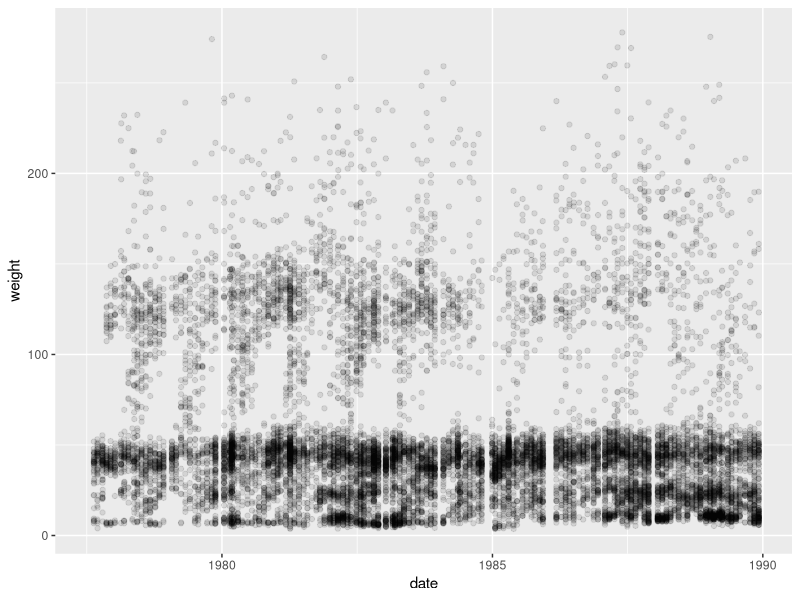
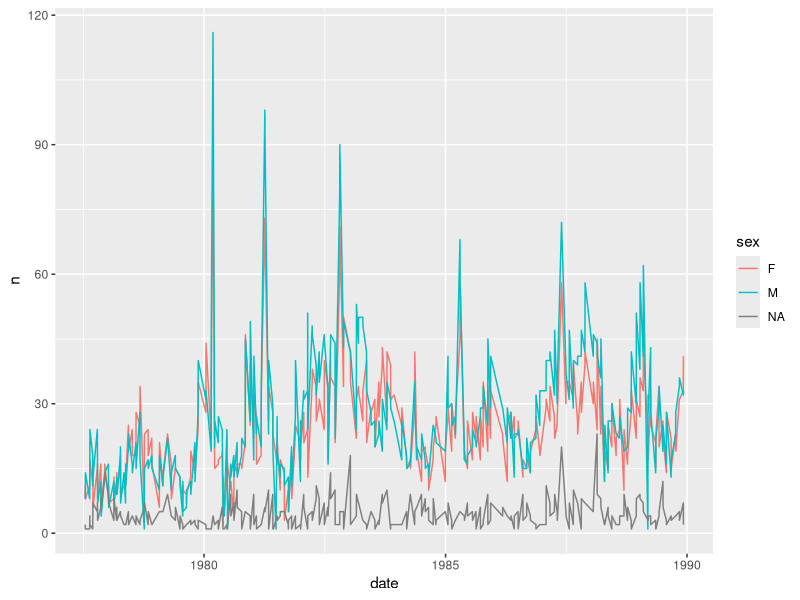

The R source for these figures, in order:
## ---- chunk 1
library(tidyverse)
## ---- chunk 2
surveys <- read_csv("data/surveys_complete_77_89.csv")
## ---- chunk 3
class(surveys)
## ---- chunk 4
select(surveys, plot_id, species_id, hindfoot_length)
## ---- chunk 5
select(surveys, -record_id, -year)
## ---- chunk 6
select(surveys, c(3:5, 10))
## ---- chunk 7
select(surveys, where(is.numeric))
## ---- chunk 8
select(surveys, where(anyNA))
## ---- chunk 9
filter(surveys, year == 1985)
## ---- chunk 10
filter(surveys, species_id %in% c("RM", "DO"))
## ---- chunk 11
filter(surveys, year <= 1988 & !is.na(hindfoot_length))
## ---- chunk 12
surveys_filtered <- filter(surveys, year >= 1980 & year <= 1985)
## ---- chunk 13
surveys_selected <- select(surveys, year, month, species_id, plot_id)
## ---- chunk 14
filter(select(surveys, -day), month >= 7)
## ---- chunk 15
surveys_noday <- select(surveys, -day)
filter(surveys_noday, month >= 7)
## ---- chunk 16
surveys %>% 
  select(-day) %>% 
  filter(month >= 7)
## ---- chunk 17
surveys_sub <- surveys %>% 
  select(-day) %>% 
  filter(month >= 7)
## ---- chunk 18
surveys_1988 <- surveys %>%
  filter(year == 1988) %>%
  select(record_id, month, species_id)
## ---- chunk 19
surveys %>% 
  mutate(weight_kg = weight / 1000)
## ---- chunk 20
surveys %>% 
  mutate(weight_kg = weight / 1000,
         weight_lbs = weight_kg * 2.2)
## ---- chunk 21
surveys %>% 
  mutate(date = paste(year, month, day, sep = "-"))
## ---- chunk 22
surveys %>% 
  mutate(date = paste(year, month, day, sep = "-")) %>% 
  relocate(date, .after = year)
## ---- chunk 23
library(lubridate)

surveys %>% 
  mutate(date = paste(year, month, day, sep = "-"),
         date = ymd(date)) %>% 
  relocate(date, .after = year)

surveys %>% 
  mutate(date = paste(year, month, day, sep = "-"),
         date = as.Date(date)) %>% 
  relocate(date, .after = year)
## ---- chunk 24
# using nested functions
surveys %>% 
  mutate(date = ymd(paste(year, month, day, sep = "-"))) %>% 
  relocate(date, .after = year)

# using a pipe *inside* mutate()
surveys %>% 
  mutate(date = paste(year, month, day, 
                      sep = "-") %>% ymd()) %>% 
  relocate(date, .after = year)
## ---- chunk 25
surveys %>% 
  mutate(date = ymd(paste(year, month, day, sep = "-"))) %>% 
  ggplot(aes(x = date, y = weight)) +
  geom_jitter(alpha = 0.1)
## ---- chunk 26
surveys %>% 
  group_by(sex) %>% 
  summarize(mean_weight = mean(weight, na.rm = T))
## ---- chunk 27
surveys %>% 
  group_by(sex) %>% 
  summarize(mean_weight = mean(weight, na.rm = T),
            n = n())
## ---- chunk 28
surveys %>% 
  group_by(species_id, sex) %>% 
  summarize(mean_weight = mean(weight, na.rm = T),
            n = n())
## ---- chunk 29
surveys %>% 
  filter(!is.na(weight)) %>% 
  group_by(species_id, sex) %>% 
  summarize(mean_weight = mean(weight),
            n = n())
## ---- chunk 30
surveys %>% 
  filter(!is.na(weight)) %>% 
  group_by(species_id, sex) %>% 
  summarize(mean_weight = mean(weight),
            n = n()) %>% 
  arrange(mean_weight)
## ---- chunk 31
surveys %>% 
  filter(!is.na(weight)) %>% 
  group_by(species_id, sex) %>% 
  summarize(mean_weight = mean(weight),
            n = n()) %>% 
  arrange(desc(mean_weight))
## ---- chunk 32
surveys %>% 
  group_by(species_id, sex)
## ---- chunk 33
surveys %>% 
  filter(!is.na(weight)) %>% 
  group_by(species_id, sex) %>% 
  summarize(mean_weight = mean(weight),
            n = n()) %>% 
  arrange(desc(mean_weight)) %>% 
  ungroup()
## ---- chunk 34
surveys %>% 
  filter(!is.na(weight)) %>% 
  group_by(species_id, sex) %>% 
  mutate(mean_weight = mean(weight),
            weight_diff = weight - mean_weight)
## ---- chunk 35
surveys %>% 
  filter(!is.na(weight)) %>% 
  group_by(species_id, sex) %>% 
  mutate(mean_weight = mean(weight),
            weight_diff = weight - mean_weight) %>% 
  select(species_id, sex, contains("weight"))
## ---- chunk 36

surveys_daily_counts <- surveys %>% 
  mutate(date = ymd(paste(year, month, day, sep = "-"))) %>% 
  group_by(date, sex) %>% 
  summarize(n = n())

# shorter approach using count()
surveys_daily_counts <- surveys %>% 
  mutate(date = ymd(paste(year, month, day, sep = "-"))) %>% 
  count(date, sex)
## ---- chunk 37
surveys_daily_counts %>% 
  ggplot(aes(x = date, y = n, color = sex)) +
  geom_line()
## ---- chunk 38
sp_by_plot <- surveys %>% 
  filter(!is.na(weight)) %>% 
  group_by(species_id, plot_id) %>% 
  summarise(mean_weight = mean(weight)) %>% 
  arrange(species_id, plot_id)

sp_by_plot
## ---- chunk 39
sp_by_plot_wide <- sp_by_plot %>% 
  pivot_wider(names_from = plot_id, 
              values_from = mean_weight)

sp_by_plot_wide
## ---- chunk 40
sp_by_plot %>% 
  filter(species_id == "BA" & plot_id == 1)
## ---- chunk 41
sp_by_plot_wide %>% 
  pivot_longer(cols = -species_id, names_to = "PLOT", values_to = "MEAN_WT")
## ---- chunk 42
sp_by_plot_wide %>% 
  pivot_longer(cols = -species_id, names_to = "PLOT", values_to = "MEAN_WT") %>% 
  filter(!is.na(MEAN_WT))
## ---- chunk 43
sp_by_plot %>% 
  pivot_wider(names_from = plot_id, values_from = mean_weight,
              names_prefix = "plot_")
## ---- chunk 44
surveys_sp <- sp_by_plot %>% 
  pivot_wider(names_from = plot_id, values_from = mean_weight,
              names_prefix = "plot_")

surveys_sp
## ---- chunk 45
write_csv(surveys_sp, "data/surveys_meanweight_species_plot.csv")
